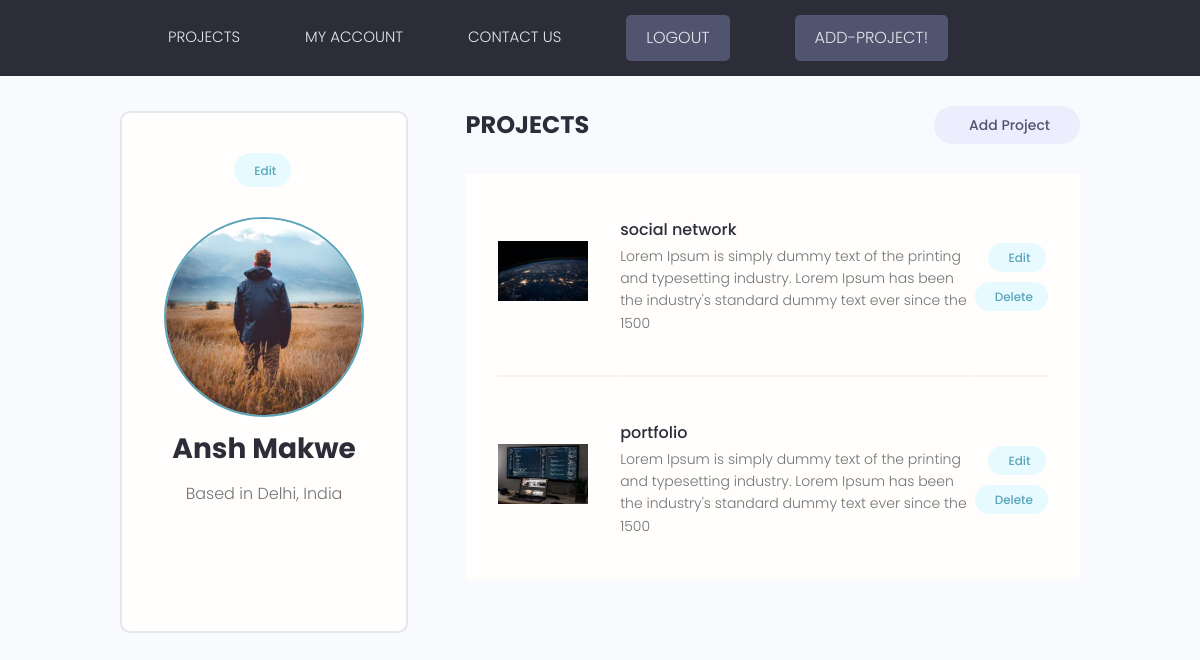
Page /users/account/ (signed in) on the committed database.
### users/models.py (models this page shows, shortened)
class Profile(models.Model):
    LOGIN_TYPE = (
        ('Teacher', 'as a teacher'),
        ('Student', 'as a student'),
    )
    user = models.OneToOneField(User, on_delete=models.CASCADE, null=True, blank=True)
    username = models.CharField(max_length=200, blank=True, null=True)
    location = models.CharField(max_length=200, blank=True, null=True)
    name = models.CharField(max_length=200, blank=True, null=True)
    value = models.CharField(max_length=200, choices=LOGIN_TYPE, blank=True, null=True)
    email = models.EmailField(max_length=500, blank=True, null=True)
    profile_image = models.ImageField(null=True, blank=True, upload_to='profiles/', default='profiles/user-default.png')
    social_linkedin = models.CharField(max_length=200, blank=True, null=True)
    created = models.DateTimeField(auto_now_add=True)
    id = models.UUIDField(default=uuid.uuid4, unique=True, primary_key=True, editable=False)

### projects/models.py (models this page shows, shortened)
class Project(models.Model):
    owner = models.ForeignKey(Profile, null=True, blank=True, on_delete=models.SET_NULL)
    title = models.CharField(max_length=200)
    description = models.TextField(null=True, blank=True)
    source_link = models.CharField(max_length=2000, blank=True, null=True)
    featured_image = models.ImageField(null=True, blank=True, default="default.jpg")
    tags = models.ManyToManyField('Tag', blank=True)
    vote_total = models.IntegerField(default=0, null=True, blank=True)
    vote_ratio = models.IntegerField(default=0, null=True, blank=True)
    created = models.DateTimeField(auto_now_add=True)
    id = models.UUIDField(default=uuid.uuid4, unique=True, primary_key=True, editable=False)
    class Meta:
        ordering = ['-created']

### users/views.py (the view)
# urls.py: path('account/', views.userAccount, name='account'),
@login_required(login_url='login')
def userAccount(request):
    profile = request.user.profile
    projects = profile.project_set.all()
    context = {
        'profile': profile,
        'projects': projects,
    }
    return render(request, 'users/account.html', context)

### users/templates/users/account.html (shortened to what this page needs)
{% extends 'main.html' %}
{% block content %}
<main class="settingsPage profile my-md">
    <div class="container">
      <div class="layout">
        <div class="column column--1of3">
          <div class="card text-center">
            <div class="card__body dev">
              <a class="tag tag--pill tag--main settings__btn" href="{% url 'edit-account' %}"> Edit</a>
              <img class="avatar avatar--xl dev__avatar" src="{{profile.profile_image.url}}" />
              <h2 class="dev__name">{{profile.name}}</h2>
              <p class="dev__location">Based in {{profile.location}}</p>
              <ul class="dev__social">
              </ul>
            </div>
          </div>
        </div>
        <div class="column column--2of3">
          <div class="settings">
            <h3 class="settings__title">Projects</h3>
            <a class="tag tag--pill tag--sub settings__btn tag--lg" href="{% url 'create-project' %}"> Add Project</a>
          </div>
          <table class="settings__table">
              {% for project in projects %}
            <tr>
              <td class="settings__thumbnail">
                <a href="{% url 'project' project.id %}"><img src="{{project.featured_image.url}}" alt="Project Thumbnail" /></a>
              </td>
              <td class="settings__tableInfo">
                <a href="{% url 'project' project.id %}">{{project.title}}</a>
                <p>
                  {{project.description|slice:"150"}}
                </p>
              </td>
              <td class="settings__tableActions">
                <a class="tag tag--pill tag--main settings__btn" href="{% url 'update-project' project.id %}"> Edit</a>
                <a class="tag tag--pill tag--main settings__btn" href="{% url 'delete-project' project.id %}">
                  Delete</a>
              </td>
            </tr>
            {% endfor %}
          </table>
        </div>
      </div>
    </div>
  </main>
{% endblock content %}

### static/styles/app.css (style rules this page uses)
:root { --color-sub: #2d2d39; }
.card { border: 2px solid var(--color-light); }
img { width: 100%; }
.profile .card > .dev { padding: 4rem; }
.dev__avatar { display: block; margin: auto; }
.dev__name { color: var(--color-sub); font-size: 2.8rem; font-weight: 700; margin-top: 1rem; margin-bottom: 0.5rem; }
.dev__location { margin-top: 1rem; }
.dev__social { margin: 3rem 0; list-style: none; display: flex; justify-content: center; gap: 1.5rem; }
.settingsPage .dev > .settings__btn { display: inline-block; margin-bottom: 3rem; }
.settings { display: flex; justify-content: space-between; align-items: center; }
.settings__title { font-size: 2.4rem; text-transform: uppercase; font-weight: 700; color: var(--color-sub); }
.settings__table { margin-top: 3rem; margin-bottom: 5rem; padding: 0 3rem; background: var(--color-white); }
.settings__table tr { width: 100%; }
.settings__table tr > td { padding: 2rem 0; }
.settings__table tr:not(:last-child) td { border-bottom: 2px solid var(--color-white-light); }
.settings__thumbnail { width: 23%; min-width: 10rem; }
.settings__thumbnail img { padding-right: 3rem; height: 15rem; object-fit: contain; }
.settings__tableInfo { width: 100%; }
.settings__tableInfo h4, .settings__tableInfo a { padding-right: 1rem; width: auto; font-size: 1.6rem; font-weight: 500; color: var(--color-sub); }
.settings__tableInfo p { font-size: 1.4rem; }
.settings__tableActions { text-align: right; }

### static/uikit/styles/modules/_variables.css (style rules this page uses)
:root { --color-main: #5aa5b9; --color-main-light: #e6faff; --color-sub: #3f4156; --color-sub-light: #51546e; --color-sub-lighter: #ededfd; --color-text: #737373; --color-gray: #8b8b8b; --color-light: #e5e7eb; --color-light-gray: #767676; --color-bg: #f8fafd; --color-white: #fffefd; --color-white-light: #f3f3f3; --color-success: #359e64; --color-success-bg: #def8e8; --color-error: #fc4b0b; --color-error-bg: #fff2ee; --font-base: 'Poppins', arial, helvetica, 'Segoe UI', roboto, ubuntu, sans-serif; --font-monospace: 'Fira Code', 'Courier New', courier, monospace; --font-regular: 300; --font-medium: 500; --font-bold: 700; --generic-shadow: 1px 1px 5px #00000010; --generic-transition: all 0.3s ease-in-out; }

### static/uikit/styles/modules/_base.css (style rules this page uses)
* { margin: 0; padding: 0; box-sizing: border-box; text-rendering: optimizeLegibility; color: inherit; font-size: inherit; }
html { font-size: 50%; }
@media only screen and (min-width: 480px) { html { font-size: 56.25%; } }
@media only screen and (min-width: 1200px) { html { font-size: 62.5%; } }
body { line-height: 1.6; font-weight: 400; font-size: 1.5rem; color: var(--color-text); background-color: var(--color-bg); min-height: 100vh; }

### static/uikit/styles/modules/_typography.css (style rules this page uses)
* { font-family: var(--font-base); }
h2 { font-size: 3.6rem; font-weight: var(--font-bold); }
h3 { font-size: 3.2rem; font-weight: var(--font-medium); }
p, span, strong { font-size: 1.6rem; color: var(--color-text); font-weight: var(--font-regular); }
a { padding-bottom: 2px; text-decoration: none; display: inline-block; color: var(--color-main); font-weight: var(--font-medium); }

### static/uikit/styles/modules/_utilities.css (style rules this page uses)
.container { width: 92%; max-width: 165rem; margin: 0 auto; box-sizing: border-box; }
@media screen and (min-width: 1000px) { .container { width: 90%; } }
@media screen and (min-width: 1200px) { .container { width: 80%; } }
.text-center { text-align: center; }
.my-md { margin: 3rem auto; }

### static/uikit/styles/modules/_avatar.css (style rules this page uses)
.avatar { border-radius: 50%; border: 2px solid var(--color-main); object-fit: cover; }
.avatar--xl { height: 20rem; width: 20rem; }

### static/uikit/styles/modules/_card.css (style rules this page uses)
.card { border-radius: 1rem; background-color: var(--color-white); border: 1.5px solid var(--color-light); width: auto; height: auto; margin-top: 0.5rem; margin-bottom: 0.5rem; overflow: hidden; }
.card__body, .card__header { padding: 2rem 2.5rem; }

### static/uikit/styles/modules/_tag.css (style rules this page uses)
.tag { display: inline-flex; align-items: center; background-color: var(--color-sub); height: -webkit-fit-content; height: -moz-fit-content; height: fit-content; width: -webkit-fit-content; width: -moz-fit-content; width: fit-content; border-radius: 0.5rem; padding: 0.5rem 1.5rem; font-size: 1.2rem; cursor: pointer; }
.tag:not(:last-child) { margin-right: 0.25rem; margin-bottom: 0.75rem; }
.tag--pill { border-radius: 5rem; }
.tag--main, .tag--main > small { background: var(--color-main-light); color: var(--color-main); font-weight: 500; }
.tag--sub, .tag--sub > small { background: var(--color-sub-lighter); color: var(--color-sub-light); font-weight: 500; }
.tag--lg { padding: 0.8rem 3rem; font-size: 1.4rem; }

### rows in the picture
Profile: profile_image (picture), name "Ansh Makwe", location "Delhi, India"
Project: featured_image (picture), title "social network", description "Lorem Ipsum is simply dummy text of the printing and typesetting industry. Lorem Ipsum has been the industry's standard dummy text ever since the 1500"
Project: featured_image (picture), title "portfolio", description "Lorem Ipsum is simply dummy text of the printing and typesetting industry. Lorem Ipsum has been the industry's standard dummy text ever since the 1500"
